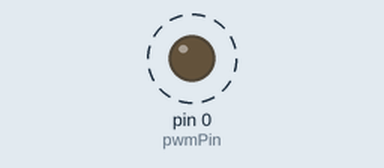
The sketch below on a simulated Arduino Uno, built with avr-gcc and run on an emulated ATmega328P. On the bench: output pins drawn as LEDs (lit = HIGH). Dashed ring = blinking.

Above: at 0.19 s.
Timing chart, 0 to 3.6 s (numbered marks = the images above):
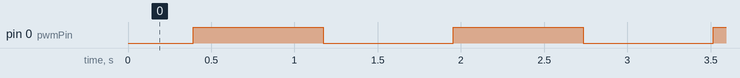

The sketch:

ATtinyx5_fade.ino
```cpp
/*
sketch adapted by Nicu FLORICA (niq_ro)
*/


int pwmPin = 0;
int timp = 15;

void setup()
{
  pinMode(pwmPin, OUTPUT);
}

void loop()
{
for (int i=0; i<=255; i+=5)
{
  analogWrite(pwmPin, i);
  delay(timp);
}

for (int i=255; i>=0; i-=5)
{
  analogWrite(pwmPin, i);
  delay(timp);
}
}
```

Measured:
- by itself, pin 0 (pwmPin): alternates HIGH for 0.78 s and LOW for 0.78 s
